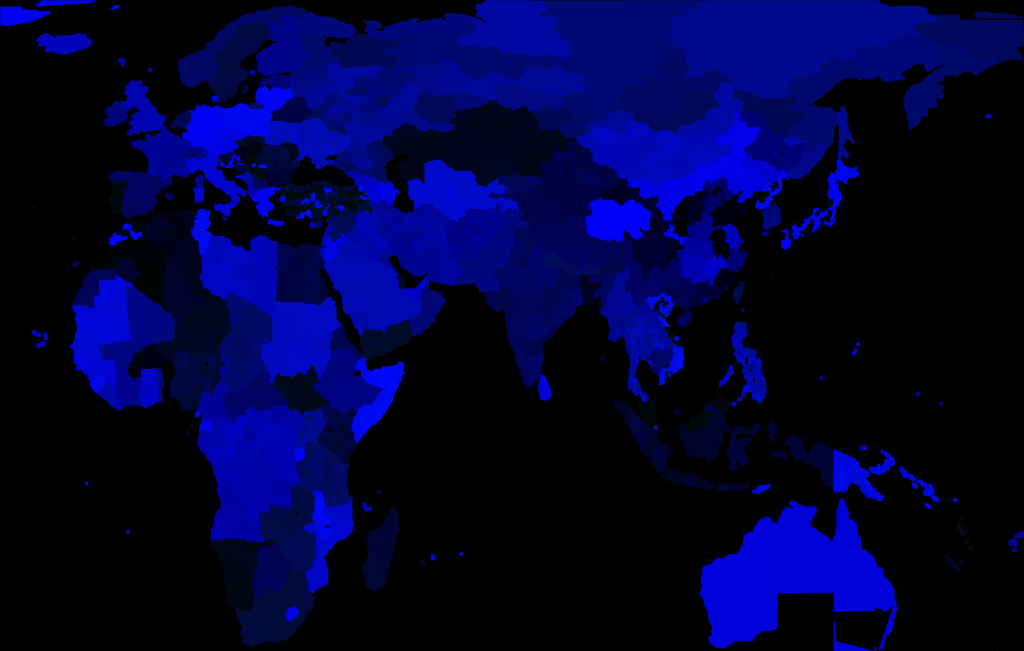
#> input picture chunqiu-baye/assets/image/province_id.png, 4096 x 2603 px (shown at 1/4 size)
$ python gen_merge_wrapped.py
#> lines starting #> are read from the running program, lines starting #| are printed output that depends on the picture
#!/usr/bin/env python3
"""
[工具] 合并所有"被完全包裹"的区域（一个区域完整包住另一个 → 并入）。
规则：某区域（省 ID）的 4 邻全部是同一个其他省 → 该区域并入那个省。
迭代处理（合并后可能产生新的包裹关系），直到全图无包裹结构。
用法：python3 gen_merge_wrapped.py
"""
import os
import shutil
import numpy as np
from PIL import Image
from collections import defaultdict

ROOT = os.path.dirname(os.path.abspath(__file__))
SRC = os.path.join(ROOT, 'assets', 'image', 'province_id.png')
BAK = os.path.join(ROOT, 'backup', 'province_id_before_merge.png')


def neighbor_sets(ids):
    """返回 {省ID: 4邻省ID集合}（向量化）"""
    h, w = ids.shape

    def pairs_key(a, b):
        m = (a > 0) & (b >= 0) & (a != b)
        return a[m].astype(np.int64) * 65536 + b[m]

    kr = np.unique(pairs_key(ids[:, :-1], ids[:, 1:]))
    kd = np.unique(pairs_key(ids[:-1, :], ids[1:, :]))
    allk = np.unique(np.concatenate([kr, kd]))
    adj = defaultdict(set)
    for k in allk:
        adj[int(k // 65536)].add(int(k % 65536))
    return adj


def main():
    # 备份（若尚未备份当前版本）
    if not os.path.exists(BAK):
        shutil.copy2(SRC, BAK)
        print(f'[Merge] 已备份当前位图 → {BAK}')
    else:
        print(f'[Merge] 备份已存在，跳过: {BAK}')

    im = Image.open(SRC).convert('RGB')
#> im is the input picture: PIL image 4096x2603 RGB; mean R, G, B 0, 2.5, 57.1
    arr = np.array(im)
    h, w = arr.shape[:2]
#> h = 2603; w = 4096
    ids = arr[:, :, 1].astype(np.int32) * 256 + arr[:, :, 2].astype(np.int32)
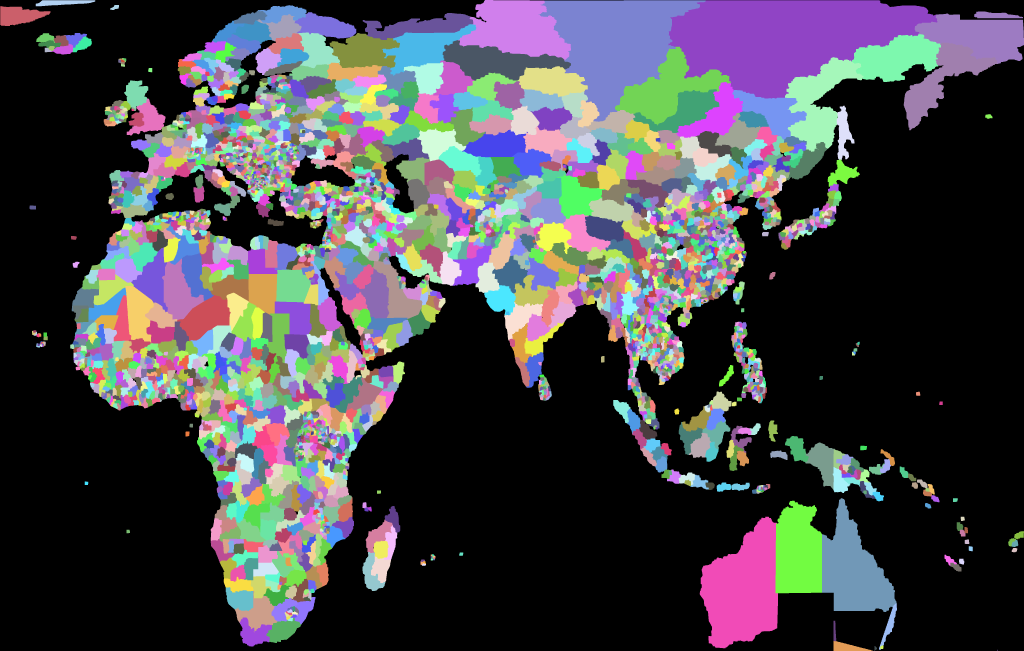
#> ids: shape (2603, 4096) int32 (shown at 1/4 size); 2891 distinct labels, from 0 to 2905; one colour per label, 0 black
    print(f'[Merge] 位图 {w}x{h}')
#| [Merge] 位图 4096x2603

    # 迭代合并
    round_no = 0
    total_merged = 0
    merged_log = []
    while True:
        round_no += 1
        adj = neighbor_sets(ids)
        # 找出完全被包裹的省
        targets = {}
        for pid, nset in adj.items():
            if len(nset) == 1:
                only = next(iter(nset))
                if only != 0:
                    targets[pid] = only
        if not targets:
            break
        # 执行合并（一次性替换本轮所有目标）
        merged_this = 0
        for pid, host in targets.items():
            mask = ids == pid
            n = int(mask.sum())
            if n == 0:
                continue
            ids[mask] = host
            merged_this += 1
            merged_log.append((pid, host, n))
        total_merged += merged_this
        print(f'[Merge] 第{round_no}轮合并 {merged_this} 个区域')
        if round_no > 200:
            print('[Merge] ⚠️ 迭代次数过多，中止')
            break
#> this loop made 1 pass
#> pass 1, in pairs_key, `m = (a > 0) & (b >= 0) & (a != b)`:
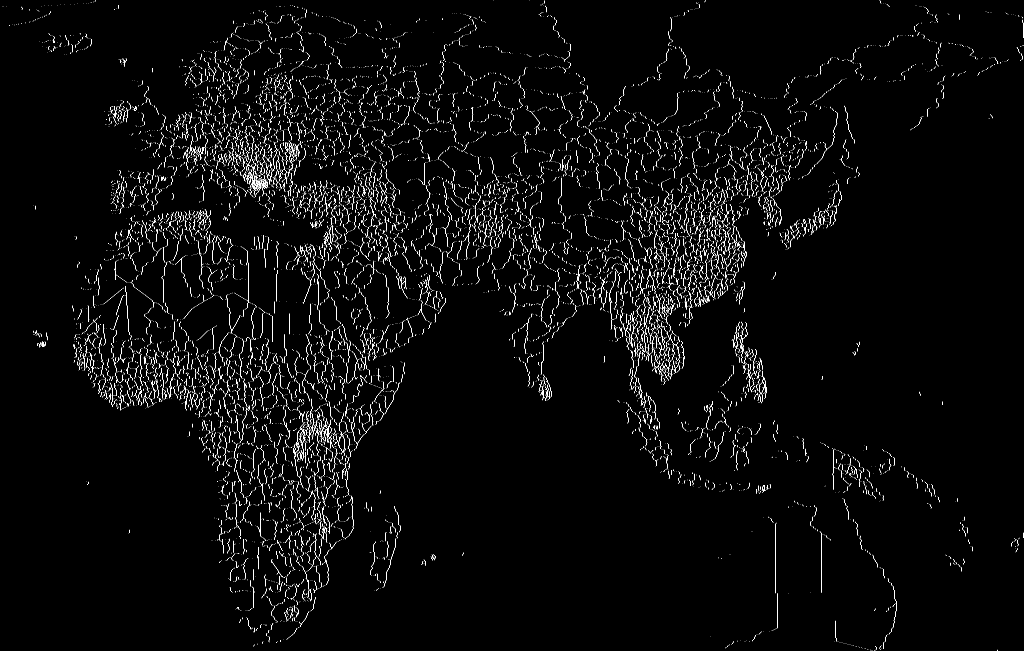
#> m: shape (2603, 4095) bool (shown at 1/4 size); 1.2% white in thin lines or dots
#> pass 1, in pairs_key (call 2), `m = (a > 0) & (b >= 0) & (a != b)`:
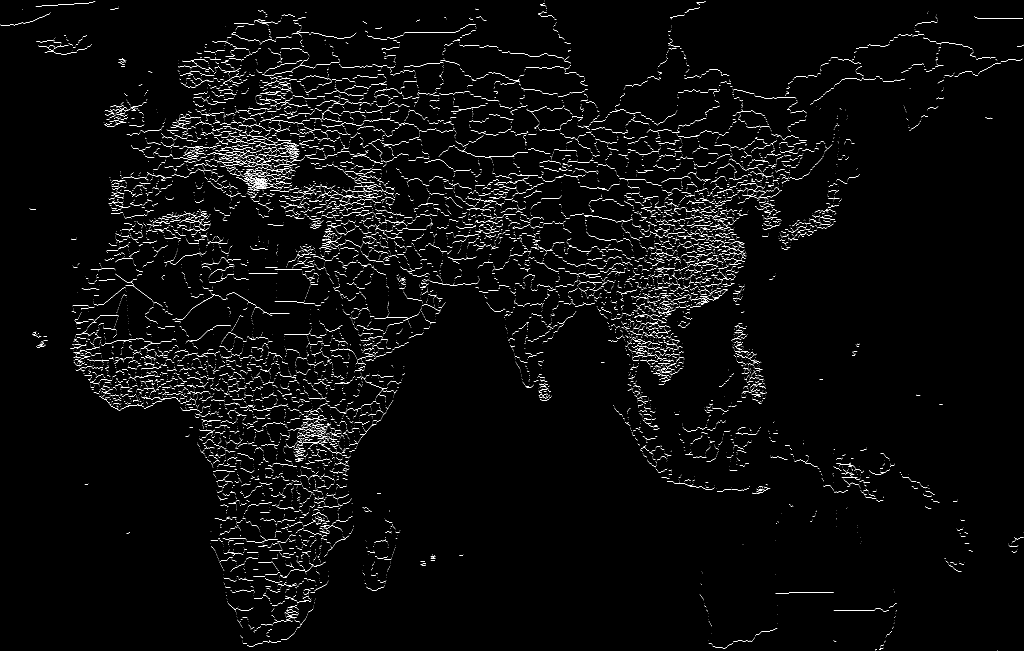
#> m: shape (2602, 4096) bool (shown at 1/4 size); 1.2% white in thin lines or dots
#> after the loop, merged_log = []; round_no = 1; total_merged = 0

    print(f'[Merge] 共合并 {total_merged} 个被包裹区域')
#| [Merge] 共合并 0 个被包裹区域
    if merged_log:
        print('[Merge] 明细（被包裹省 → 并入省, 面积）:')
        for pid, host, n in merged_log:
            print(f'    {pid} → {host}  ({n}px)')

    # 写回位图
    arr[:, :, 1] = (ids >> 8) & 0xFF
    arr[:, :, 2] = ids & 0xFF
    arr[:, :, 0] = 0
    Image.fromarray(arr, 'RGB').save(SRC, optimize=True)
    print(f'[Merge] ✅ 已保存 {SRC}')

    # 最终验证：应无包裹结构
    adj = neighbor_sets(ids)
#> the loop in neighbor_sets (call 2), `for k in allk:` made 13272 passes
#> k on passes 1 to 3: 65540, 65541, 65548
    remain = [pid for pid, ns in adj.items() if len(ns) == 1 and next(iter(ns)) != 0]
#> remain = []
    print(f'[Merge] 验证：残留被包裹区域 {len(remain)} 个')
#| [Merge] 验证：残留被包裹区域 0 个
    print(f'[Merge] 剩余省数: {int((ids > 0).sum() > 0 and len(np.unique(ids[ids > 0])))}')
#| [Merge] 剩余省数: 2890


if __name__ == '__main__':
    main()
